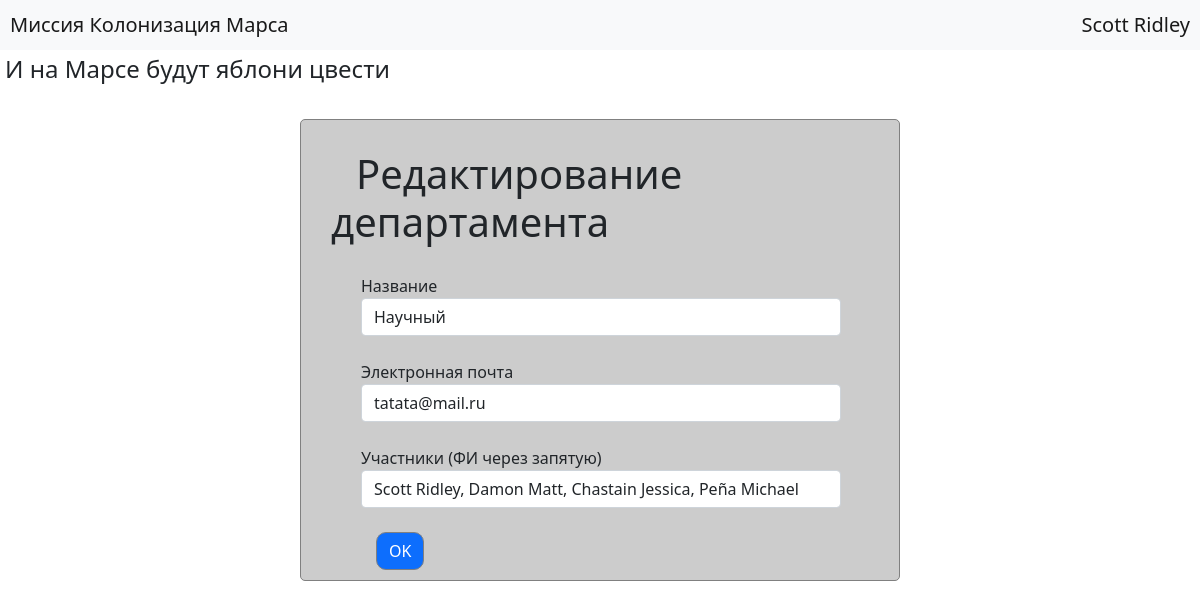
Screenshot of /add_department/1 (signed in) with the database file from the repository.
### data/users.py (models this page shows, shortened)
class User(SqlAlchemyBase, UserMixin, SerializerMixin):
    __tablename__ = 'users'
    id = Column(sqlalchemy.Integer, primary_key=True, autoincrement=True)
    surname = Column(sqlalchemy.String)
    name = Column(sqlalchemy.String)
    age = Column(sqlalchemy.Integer)
    position = Column(sqlalchemy.String)
    speciality = Column(sqlalchemy.String)
    address = Column(sqlalchemy.String)
    city_from = Column(sqlalchemy.String)
    email = Column(sqlalchemy.String, unique=True)
    hashed_password = Column(sqlalchemy.String)
    modified_date = Column(sqlalchemy.DateTime, default=datetime.datetime.now)
    def fio(self):
        return self.surname + ' ' + self.name

### data/departments.py (models this page shows, shortened)
class Department(SqlAlchemyBase, SerializerMixin):
    __tablename__ = 'departments'
    id = Column(sqlalchemy.Integer, primary_key=True, autoincrement=True)
    title = Column(sqlalchemy.String)
    chief = Column(sqlalchemy.Integer, sqlalchemy.ForeignKey("users.id"))
    members = Column(sqlalchemy.String)
    email = Column(sqlalchemy.String, unique=True)

### main.py (the view, shortened to what this page needs)
@app.route('/add_department/<int:id>',  methods=['GET', 'POST'])
@login_required
def update_department(id):
    form = DepartmentsForm()
    session = create_session()
    department = session.query(Department).filter(Department.id == id).first()
    if current_user.id != 1 and current_user.id != department.chief:
        return redirect('/departments')
    form.title.data = department.title
    form.email.data = department.email
    members = []
    for member in department.members.split(', '):
        members.append(session.query(User).filter(User.id == member).first().fio())
    form.members.data = ', '.join(members)
    return render_template('department.html', title="Редактирование департамента", form=form)

### forms/departments.py
class DepartmentsForm(FlaskForm):
    title = StringField('Название', validators=[DataRequired()])
    email = EmailField('Электронная почта', validators=[DataRequired()])
    members = StringField('Участники (ФИ через запятую)', validators=[DataRequired()])
    submit = SubmitField('OK')

### data/db_session.py (called while the page is built)
def create_session() -> Session:
    global __factory
    return __factory()

### main.py (called while the page is built)
@login_manager.user_loader
def load_user(user_id):
    session = create_session()
    return session.query(User).get(user_id)

### templates/department.html (shortened to what this page needs)
{% extends "base.html" %}
{% block content %}
<form class="login_form" method="post">
    <h1>{{ title }}</h1>
    <p>
        {{ form.title.label }}<br>
        {{ form.title(class="form-control") }}<br>
    </p>
    <p>
        {{ form.email.label }}<br>
        {{ form.email(class="form-control") }}<br>
    </p>
    <p>
        {{ form.members.label }}<br>
        {{ form.members(class="form-control") }}<br>
    </p>
    <p>{{ form.submit(type="submit", class="btn btn-primary") }}</p>
</form>
{% endblock %}

### templates/base.html (shortened to what this page needs)
<!DOCTYPE html>
<html lang="en">
    <head>
        <link rel="stylesheet"
        href="https://cdn.jsdelivr.net/npm/bootstrap@5.0.0-beta1/dist/css/bootstrap.min.css"
>
        <link rel="stylesheet" type="text/css" href="/static/css/style.css"/>
    </head>
    <body>
        <header>
            <nav class="navbar navbar-light bg-light">
                <a class="navbar-brand" href="/">Миссия Колонизация Марса</a>
                {% if current_user.is_authenticated %}
                    <a class="navbar-brand" href="/logout">{{ current_user.surname + ' ' + current_user.name }}</a>
                {% else %}
                    <p>
                        <a class="btn btn-primary " href="/register">Зарегистрироваться</a>
                        <a class="btn btn-success" href="/login">Войти</a>
                    </p>
                {% endif %}
            </nav>
            <h4> И на Марсе будут яблони цвести</h4>
        </header>
        {% block content %}{% endblock %}
    </body>
</html>

### static/css/style.css (style rules this page uses)
form { margin-top: 30px; margin-bottom: 20px; margin-left: auto; margin-right: auto; border: 1px solid gray; border-radius: 5px; padding: 10px; }
form.login_form { width: 600px; background-color: #cccccc; text-indent: 25px; }
a { text-decoration: none; white-space: nowrap; cursor: pointer; color: #050505; }
nav { min-height: 50px; background-color: #eeeefe; }
.navbar { padding-top: 0px; padding-bottom: 0px; }
a.navbar-brand { margin-left: 10px; margin-right: 10px; padding-top: 0px; padding-bottom: 0px; }
p { margin-bottom: 0px; }
h1 { margin-left: auto; margin-right: auto; max-width: 600px; padding: 20px; }
h4 { padding: 5px; }
label { font: 30px; }
input { margin-left: 50px; max-width: 480px; }
.btn { margin-left: 40px; border: 1px solid gray; border-radius: 10px; text-indent: 0px; }

### rows the page displays
User: surname+name "Scott Ridley"
Department: title "Научный", email "tatata@mail.ru", members "Scott Ridley, Damon Matt, Chastain Jessica, Peña Michael"

### other values shown
{{ title }} "Редактирование департамента"
